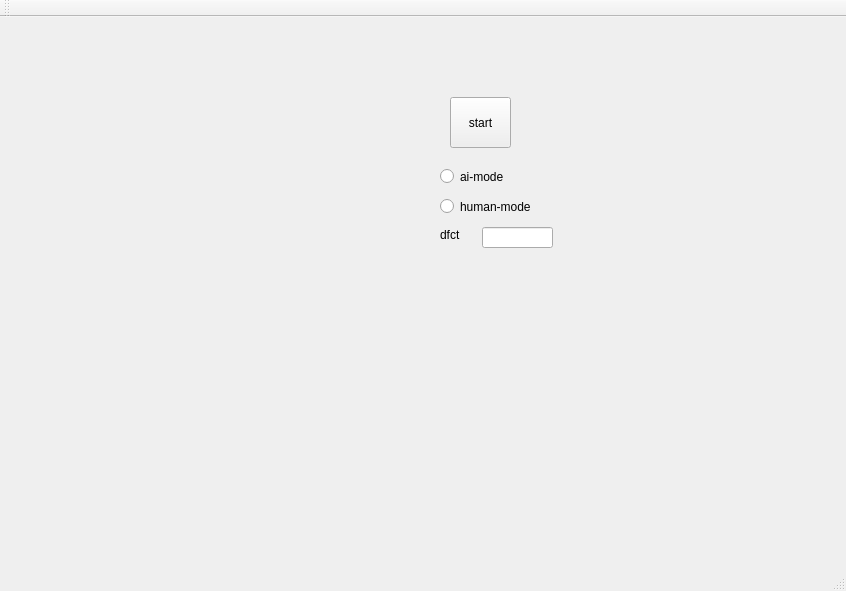
<?xml version="1.0" encoding="UTF-8"?>
<ui version="4.0">
 <class>othello</class>
 <widget class="QMainWindow" name="othello">
  <property name="geometry">
   <rect>
    <x>0</x>
    <y>0</y>
    <width>846</width>
    <height>591</height>
   </rect>
  </property>
  <property name="windowTitle">
   <string>othello</string>
  </property>
  <widget class="QWidget" name="centralWidget">
   <widget class="QPushButton" name="pushButton">
    <property name="geometry">
     <rect>
      <x>450</x>
      <y>80</y>
      <width>61</width>
      <height>51</height>
     </rect>
    </property>
    <property name="text">
     <string>start</string>
    </property>
   </widget>
   <widget class="QRadioButton" name="aim">
    <property name="geometry">
     <rect>
      <x>440</x>
      <y>150</y>
      <width>115</width>
      <height>19</height>
     </rect>
    </property>
    <property name="text">
     <string>ai-mode</string>
    </property>
   </widget>
   <widget class="QRadioButton" name="hmm">
    <property name="geometry">
     <rect>
      <x>440</x>
      <y>180</y>
      <width>115</width>
      <height>19</height>
     </rect>
    </property>
    <property name="text">
     <string>human-mode</string>
    </property>
   </widget>
   <widget class="QLineEdit" name="lineEdit">
    <property name="geometry">
     <rect>
      <x>482</x>
      <y>210</y>
      <width>71</width>
      <height>21</height>
     </rect>
    </property>
    <property name="text">
     <string/>
    </property>
   </widget>
   <widget class="QLabel" name="label">
    <property name="geometry">
     <rect>
      <x>440</x>
      <y>210</y>
      <width>72</width>
      <height>15</height>
     </rect>
    </property>
    <property name="text">
     <string>dfct</string>
    </property>
   </widget>
  </widget>
  <widget class="QMenuBar" name="menuBar">
   <property name="geometry">
    <rect>
     <x>0</x>
     <y>0</y>
     <width>846</width>
     <height>26</height>
    </rect>
   </property>
  </widget>
  <widget class="QToolBar" name="mainToolBar">
   <attribute name="toolBarArea">
    <enum>TopToolBarArea</enum>
   </attribute>
   <attribute name="toolBarBreak">
    <bool>false</bool>
   </attribute>
  </widget>
  <widget class="QStatusBar" name="statusBar"/>
 </widget>
 <layoutdefault spacing="6" margin="11"/>
 <resources/>
 <connections/>
</ui>
